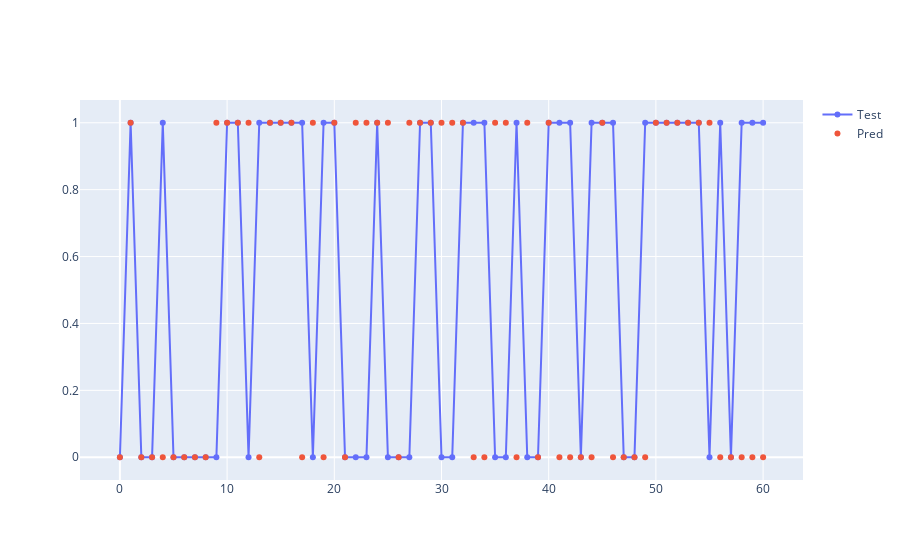

Notebook source saved alongside this figure:
### Code cell
import plotly.graph_objects as go
 
fig = go.Figure()
 
 
fig.add_trace(go.Scatter(x=np.arange(0,len(y_test)), y=y_test,
                    mode='markers+lines',
                    name='Test'))
fig.add_trace(go.Scatter(x=np.arange(0,len(y_test)), y=y_pred,
                    mode='markers',
                    name='Pred'))

### Figure 1 — Plotly figure (JSON) as saved in the notebook; plotly's stock layout.template omitted (floating-point values rounded to 4 significant figures)
{"data": [{"mode": "markers+lines", "name": "Test", "type": "scatter", "x": [0, 1, 2, 3, 4, 5, 6, 7, 8, 9, 10, 11, 12, 13, 14, 15, 16, 17, 18, 19, 20, 21, 22, 23, 24, 25, 26, 27, 28, 29, 30, 31, 32, 33, 34, 35, 36, 37, 38, 39, 40, 41, 42, 43, 44, 45, 46, 47, 48, 49, 50, 51, 52, 53, 54, 55, 56, 57, 58, 59, 60], "y": [0, 1, 0, 0, 1, 0, 0, 0, 0, 0, 1, 1, 0, 1, 1, 1, 1, 1, 0, 1, 1, 0, 0, 0, 1, 0, 0, 0, 1, 1, 0, 0, 1, 1, 1, 0, 0, 1, 0, 0, 1, 1, 1, 0, 1, 1, 1, 0, 0, 1, 1, 1, 1, 1, 1, 0, 1, 0, 1, 1, 1]}, {"mode": "markers", "name": "Pred", "type": "scatter", "x": [0, 1, 2, 3, 4, 5, 6, 7, 8, 9, 10, 11, 12, 13, 14, 15, 16, 17, 18, 19, 20, 21, 22, 23, 24, 25, 26, 27, 28, 29, 30, 31, 32, 33, 34, 35, 36, 37, 38, 39, 40, 41, 42, 43, 44, 45, 46, 47, 48, 49, 50, 51, 52, 53, 54, 55, 56, 57, 58, 59, 60], "y": [0, 1, 0, 0, 0, 0, 0, 0, 0, 1, 1, 1, 1, 0, 1, 1, 1, 0, 1, 0, 1, 0, 1, 1, 1, 1, 0, 1, 1, 1, 1, 1, 1, 0, 0, 1, 1, 0, 1, 0, 1, 0, 0, 0, 0, 1, 0, 0, 0, 0, 1, 1, 1, 1, 1, 1, 0, 0, 0, 0, 0, 1, 1, 0, 0, 1, 0, 0, 0, 0, 1, 1, 0, 0, 0, 0, 1, 0, 0, 0, 1, 1, 0, 1, 1, 1, 1, 1, 1, 0, 1]}], "layout": {}}
